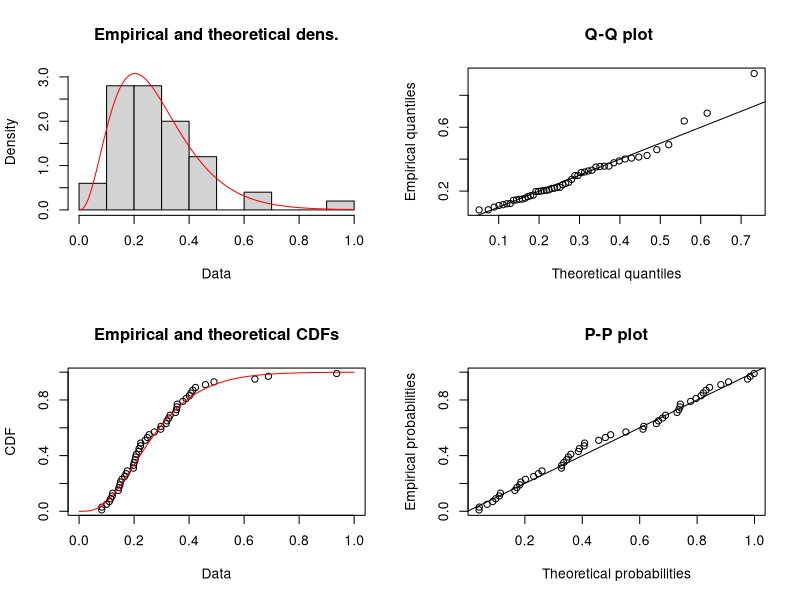

Write R code to recreate this figure. (Note: this script raises an error after producing the figure.)
#generate 50 random values that follow a gamma distribution with shape parameter = 3
#and rate parameter = 10 combined with some gaussian noise
z <- rgamma(50, 3, 10) + rnorm(50, 0, .02)

# view first 6 values
head(z)

# install "fitdistrplus" package if not already installed
install.packages("fitdistrplus")

# load package
library("fitdistrplus")

#fit our dataset to a gamma distribution using mle
fit <- fitdist(z, distr = "gamma", method = "mle")

# view the summary of the fit
summary(fit)

# produce plots
plot(fit)

# install "fitdistrplus" package if not already installed
install.packages("fitdistrplus")

# load package
library("fitdistrplus")
#generate 50 random values that follow a gamma distribution with shape parameter = 3
#and shape parameter = 10 combined with some gaussian noise
z <- rgamma(50, 3, 10) + rnorm(50, 0,0.2)

# fit our dataset to a gamma distribution usin g mle
fit <- fitdist(z, distr = "gamma", method = "mle")

# view the summary of the fit
summary(fit)

# produce plots to visualize the fit
plot(fit)
